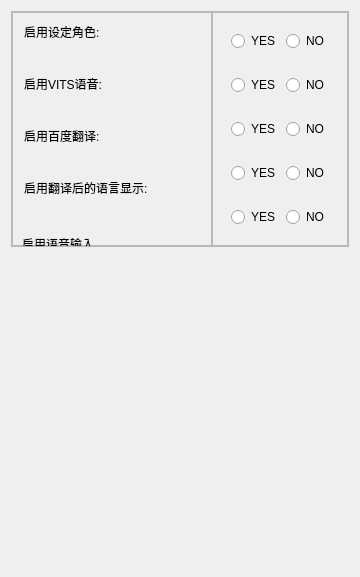
     <widget class="QWidget" name="tab_open">
      <attribute name="title">
       <string>启用设置</string>
      </attribute>
      <layout class="QVBoxLayout" name="verticalLayout_9">
       <item>
        <widget class="QFrame" name="frame_5">
         <property name="frameShape">
          <enum>QFrame::StyledPanel</enum>
         </property>
         <property name="frameShadow">
          <enum>QFrame::Raised</enum>
         </property>
         <layout class="QHBoxLayout" name="horizontalLayout_26">
          <property name="spacing">
           <number>0</number>
          </property>
          <property name="leftMargin">
           <number>0</number>
          </property>
          <property name="topMargin">
           <number>0</number>
          </property>
          <property name="rightMargin">
           <number>0</number>
          </property>
          <property name="bottomMargin">
           <number>0</number>
          </property>
          <item>
           <widget class="QFrame" name="frame_3">
            <property name="minimumSize">
             <size>
              <width>200</width>
              <height>0</height>
             </size>
            </property>
            <property name="maximumSize">
             <size>
              <width>300</width>
              <height>16777215</height>
             </size>
            </property>
            <property name="frameShape">
             <enum>QFrame::StyledPanel</enum>
            </property>
            <property name="frameShadow">
             <enum>QFrame::Raised</enum>
            </property>
            <widget class="QLabel" name="label_config_enable">
             <property name="geometry">
              <rect>
               <x>12</x>
               <y>12</y>
               <width>98</width>
               <height>16</height>
              </rect>
             </property>
             <property name="text">
              <string>启用设定角色:</string>
             </property>
            </widget>
            <widget class="QLabel" name="label_sound_enable">
             <property name="geometry">
              <rect>
               <x>12</x>
               <y>64</y>
               <width>100</width>
               <height>16</height>
              </rect>
             </property>
             <property name="text">
              <string>启用VITS语音:</string>
             </property>
            </widget>
            <widget class="QLabel" name="label_baidu_enable">
             <property name="geometry">
              <rect>
               <x>12</x>
               <y>116</y>
               <width>98</width>
               <height>16</height>
              </rect>
             </property>
             <property name="text">
              <string>启用百度翻译:</string>
             </property>
            </widget>
            <widget class="QLabel" name="label_baidu_show_enable">
             <property name="geometry">
              <rect>
               <x>12</x>
               <y>168</y>
               <width>158</width>
               <height>16</height>
              </rect>
             </property>
             <property name="text">
              <string>启用翻译后的语言显示:</string>
             </property>
            </widget>
            <widget class="QLabel" name="label_voice_input">
             <property name="geometry">
              <rect>
               <x>10</x>
               <y>210</y>
               <width>276</width>
               <height>44</height>
              </rect>
             </property>
             <property name="text">
              <string>启用语音输入</string>
             </property>
            </widget>
           </widget>
          </item>
          <item>
           <widget class="QFrame" name="frame">
            <property name="frameShape">
             <enum>QFrame::StyledPanel</enum>
            </property>
            <property name="frameShadow">
             <enum>QFrame::Raised</enum>
            </property>
            <layout class="QVBoxLayout" name="verticalLayout">
             <item>
              <widget class="QFrame" name="frame_config_enable">
               <property name="frameShape">
                <enum>QFrame::NoFrame</enum>
               </property>
               <property name="frameShadow">
                <enum>QFrame::Raised</enum>
               </property>
               <layout class="QHBoxLayout" name="horizontalLayout_6">
                <item>
                 <widget class="QRadioButton" name="radioButton_config_enable_yes">
                  <property name="text">
                   <string>YES</string>
                  </property>
                 </widget>
                </item>
                <item>
                 <widget class="QRadioButton" name="radioButton_config_enable_no">
                  <property name="text">
                   <string>NO</string>
                  </property>
                 </widget>
                </item>
               </layout>
              </widget>
             </item>
             <item>
              <widget class="QFrame" name="frame_sound_enable">
               <property name="frameShape">
                <enum>QFrame::NoFrame</enum>
               </property>
               <property name="frameShadow">
                <enum>QFrame::Raised</enum>
               </property>
               <layout class="QHBoxLayout" name="horizontalLayout">
                <item>
                 <widget class="QRadioButton" name="radioButton_sound_enable_yes">
                  <property name="text">
                   <string>YES</string>
                  </property>
                 </widget>
                </item>
                <item>
                 <widget class="QRadioButton" name="radioButton_sound_enable_no">
                  <property name="text">
                   <string>NO</string>
                  </property>
                 </widget>
                </item>
               </layout>
              </widget>
             </item>
             <item>
              <widget class="QFrame" name="frame_baidu_enable">
               <property name="frameShape">
                <enum>QFrame::NoFrame</enum>
               </property>
               <property name="frameShadow">
                <enum>QFrame::Raised</enum>
               </property>
               <layout class="QHBoxLayout" name="horizontalLayout_8">
                <item>
                 <widget class="QRadioButton" name="radioButton_baidu_enable_yes">
                  <property name="text">
                   <string>YES</string>
                  </property>
                 </widget>
                </item>
                <item>
                 <widget class="QRadioButton" name="radioButton_baidu_enable_no">
                  <property name="text">
                   <string>NO</string>
                  </property>
                 </widget>
                </item>
               </layout>
              </widget>
             </item>
             <item>
              <widget class="QFrame" name="frame_baidu_show_enable">
               <property name="frameShape">
                <enum>QFrame::NoFrame</enum>
               </property>
               <property name="frameShadow">
                <enum>QFrame::Raised</enum>
               </property>
               <layout class="QHBoxLayout" name="horizontalLayout_7">
                <item>
                 <widget class="QRadioButton" name="radioButton_baidu_show_enable_yes">
                  <property name="text">
                   <string>YES</string>
                  </property>
                 </widget>
                </item>
                <item>
                 <widget class="QRadioButton" name="radioButton_baidu_show_enable_no">
                  <property name="text">
                   <string>NO</string>
                  </property>
                 </widget>
                </item>
               </layout>
              </widget>
             </item>
             <item>
              <widget class="QFrame" name="horizontalFrame">
               <layout class="QHBoxLayout" name="horizontalLayout_24">
                <property name="leftMargin">
                 <number>9</number>
                </property>
                <property name="topMargin">
                 <number>9</number>
                </property>
                <property name="rightMargin">
                 <number>9</number>
                </property>
                <property name="bottomMargin">
                 <number>9</number>
                </property>
                <item>
                 <widget class="QRadioButton" name="radioButton_voice_inout_enable_yes">
                  <property name="text">
                   <string>YES</string>
                  </property>
                 </widget>
                </item>
                <item>
                 <widget class="QRadioButton" name="radioButton_voice_inout_enable_no">
                  <property name="text">
                   <string>NO</string>
                  </property>
                 </widget>
                </item>
               </layout>
              </widget>
             </item>
            </layout>
           </widget>
          </item>
         </layout>
        </widget>
       </item>
       <item>
        <spacer name="verticalSpacer_2">
         <property name="orientation">
          <enum>Qt::Vertical</enum>
         </property>
         <property name="sizeHint" stdset="0">
          <size>
           <width>20</width>
           <height>319</height>
          </size>
         </property>
        </spacer>
       </item>
      </layout>
     </widget>
